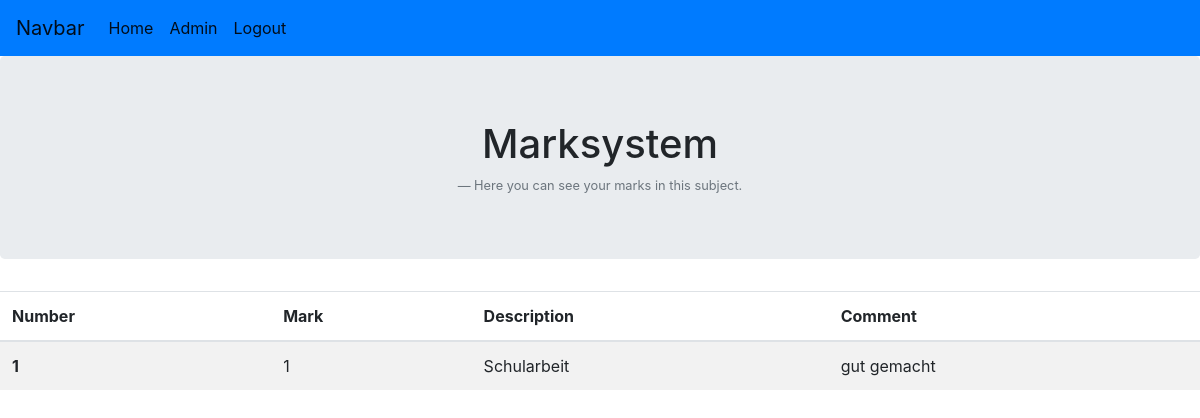
The page /6/detailseite_schueler/ (signed in) on the database as committed earlier.
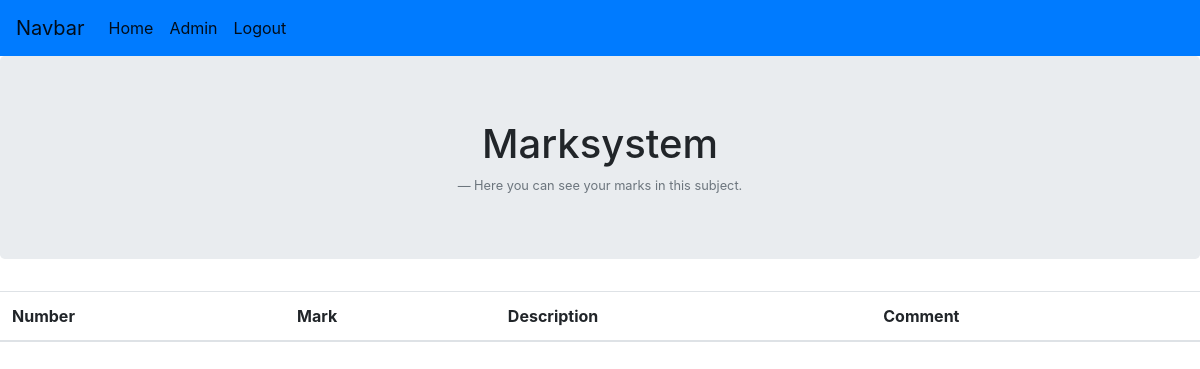
The same page on the database as committed later.
### noten/models.py (models this page shows, shortened)
class Note(models.Model):
    note = models.IntegerField(default=0)
    type = models.CharField(default="", max_length=150)
    comment = models.CharField(default="", max_length=150)
    Student = models.ForeignKey(Student, on_delete=models.CASCADE)
    Unterricht = models.ForeignKey(Unterricht, on_delete=models.CASCADE, null=True, blank=True)
    class Meta:
        verbose_name_plural = "Noten"

### noten/views.py (the view)
# urls.py: path('<int:subject_id>/detailseite_schueler/', views.detailseite_schueler, name='detailseite_schueler'),
@login_required
def detailseite_schueler(request, subject_id):
    noten = Note.objects.filter(Student__user = request.user, Unterricht__id=subject_id)
    return render(request, 'noten/detailseite_schueler.html', {'latest_noten_liste' : noten})

### noten/templates/noten/detailseite_schueler.html (shortened to what this page needs)
<!DOCTYPE html>
<html lang="en">
<head>
    {% load static %}
    <link href="https://stackpath.bootstrapcdn.com/bootstrap/4.2.1/css/bootstrap.min.css"
 rel="stylesheet">
</head>
<body>
<nav class="navbar navbar-expand-lg navbar-light bg-primary">
    <a class="navbar-brand" href="">Navbar</a>
    <div class="collapse navbar-collapse">
        <ul class="navbar-nav">
            <li class="nav-item active">
                <a class="nav-link" href="{% url 'noten:startseite_schueler' %}">Home</a>
            </li>
            <li class="nav-item active">
                <a class="nav-link" href="/admin">Admin</a>
            </li>
            <li class="nav-item active">
                <a class="nav-link" href="/logout">Logout</a>
            </li>
        </ul>
    </div>
</nav>
<div class="jumbotron text-center">
    <h1>Marksystem</h1>
    <footer class="blockquote-footer">Here you can see your marks in this subject.</footer>
</div>
<table class="table table-striped">
    <thead>
    <tr>
        <th scope="col">Number</th>
        <th scope="col">Mark</th>
        <th scope="col">Description</th>
        <th scope="col">Comment</th>
    </tr>
    </thead>
    <tbody>
    {% for noten in latest_noten_liste %}
    <tr>
        <th scope="row">{{forloop.counter}}</th>
        <td>{{ noten.note }}</td>
        <td> {{ noten.type }}</td>
        <td> {{ noten.comment }}</td>
    </tr>
    {% endfor %}
    </tbody>
</table>
</body>
</html>

### noten/templates/noten/detailseite_schueler.html (style rules this page uses)
html, body { overflow-x: hidden; height: 100%; }

Rows that differ between the two databases and show on the page:
removed Note: note "1", type "Schularbeit", comment "gut gemacht"
